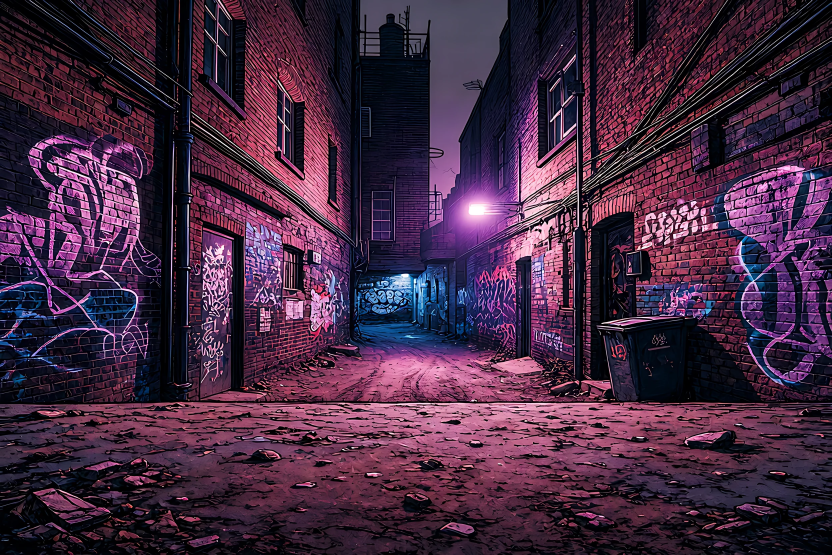
#> input picture stages/alley.webp, 2496 x 1664 px, given in place of ext.png, which was not available (shown at 1/3 size)
$ python floorfx.py
#> lines starting #> are read from the running program, lines starting #| are printed output that depends on the picture
"""Maps for the Kill Room's wet floor, from the painting itself:
killroom_wet.webp  - where the floor is wet (blood pools strongest), as alpha: the reflections of the tubes only land there
killroom_spec.webp - the floor's own bright highlights (the glints on the blood and water), in their own colour: brightened live so they shine"""
import numpy as np,cv2
from PIL import Image
im=np.asarray(Image.open('ext.png').convert('RGB')).astype(np.float32);H,W=im.shape[:2]
#> after `H, W = im.shape[:2]`: H = 1664; W = 2496
R,G,B=im[...,0],im[...,1],im[...,2];L=im.mean(2)
#> after `R, G, B = (im[..., 0], im[..., 1], im[..., 2])`:
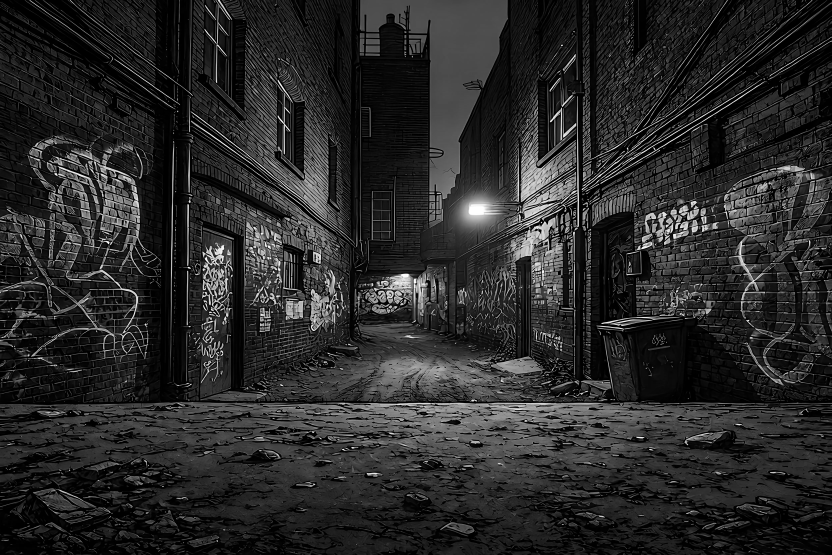
#> G: shape (1664, 2496) float32 (shown at 1/3 size); min 0, max 255, mean 41.7
#> after `L = im.mean(2)`:
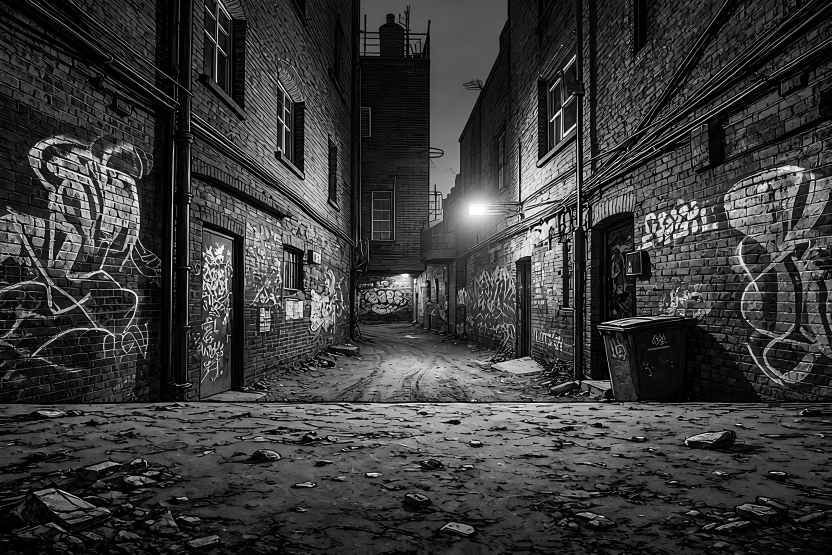
#> L: shape (1664, 2496) float32 (shown at 1/3 size); min 0, max 255, mean 59
y0,y1=390,516                              # the floor, from the wall's foot to the front lip
yy=np.arange(H)[:,None]*np.ones((1,W))
floor=np.clip((yy-y0)/10,0,1)*np.clip((y1-yy)/4,0,1)
# objects standing on the floor (table legs and crates, shelf, cart, door) are not floor: keep them out of the masks
obj=np.zeros((H,W),np.uint8)
for x0,a,x1,b in [(478,270,895,418),(225,140,382,416),(915,265,1018,394),(1045,110,1150,412),(170,90,232,428),(1150,90,1200,420)]:obj[a:b,x0:x1]=1
obj=cv2.dilate(obj,np.ones((5,5),np.uint8)).astype(np.float32)
floor*=1-obj
blood=np.clip((R-np.maximum(G,B)*1.35-12)/45,0,1)
wet=np.clip(blood*1.0+np.clip((L-60)/120,0,1)*.45,0,1)*floor
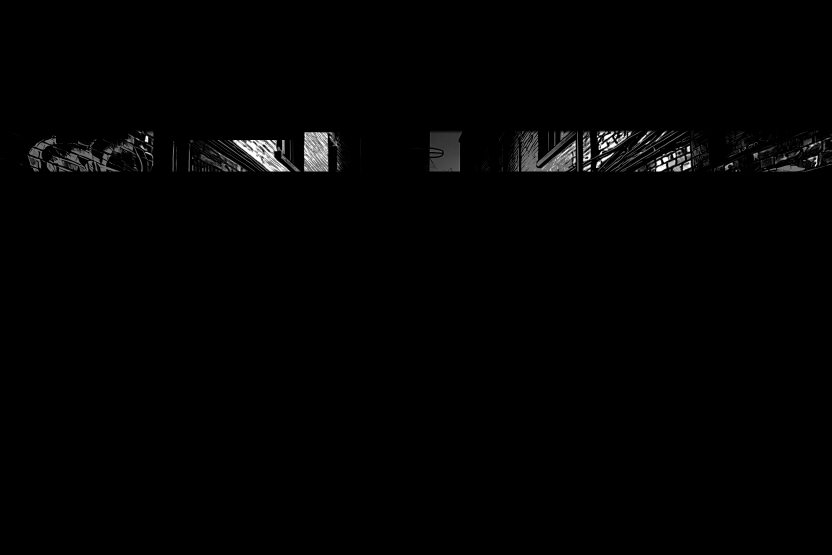
#> wet: shape (1664, 2496) float64 (shown at 1/3 size); min 0, max 1, mean 0.00972
wet=cv2.GaussianBlur(wet,(0,0),1.2)
hp=L-cv2.GaussianBlur(L,(0,0),4)
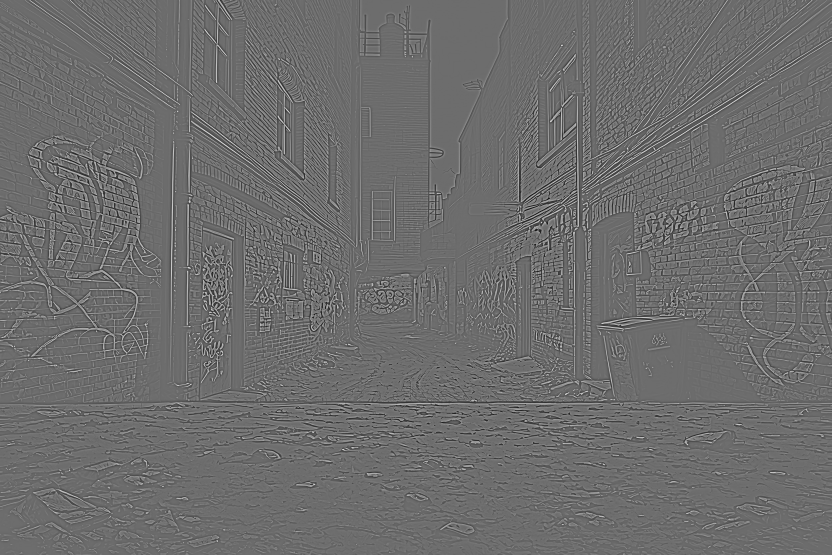
#> hp: shape (1664, 2496) float32 (shown at 1/3 size); min -171.1, max 228.2, mean 0; drawn with min black and max white
spec=np.clip((hp-14)/34,0,1)*floor*np.clip(wet*1.6,0,1)
spec=cv2.GaussianBlur(spec,(0,0),.7)
col=np.clip(im*1.2+40,0,255);col[...,1]=col[...,1]*.85+col[...,0]*.15*0;col=np.where((blood>.3)[...,None],np.dstack([np.full((H,W),255.),col[...,1]*.55,col[...,2]*.5]),col)
#> after `col = np.where((blood > 0.3)[..., None], np.dstack([np.full((H, W), 25`:
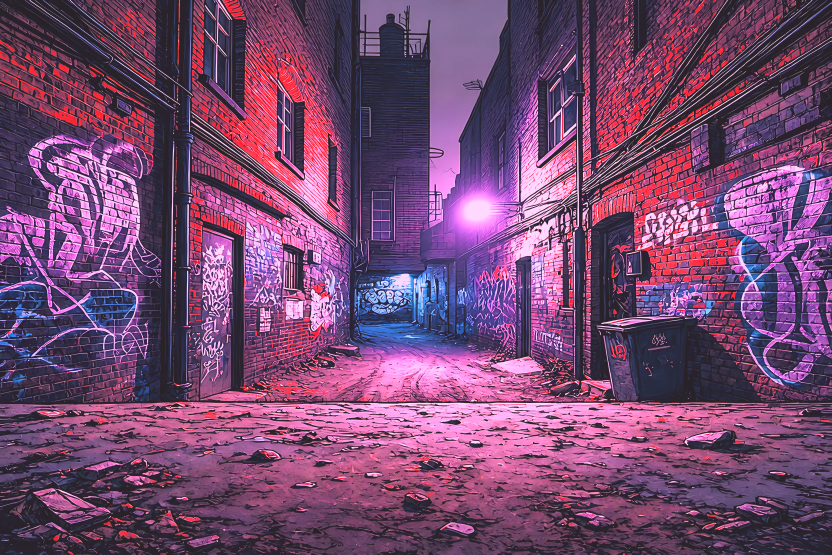
#> col: shape (1664, 2496, 3) float64 (shown at 1/3 size); mean R, G, B 120, 74.4, 114
def save(name,a,rgb):
#> called with name = 'killroom_wet'
    rgba=np.dstack([rgb,np.clip(a*255,0,255)]).astype(np.uint8);rgba[...,:3][rgba[...,3]==0]=0
    Image.fromarray(rgba[y0-4:y1+4],'RGBA').save(f'/home/claude/light/stages/{name}.webp','WEBP',lossless=True,quality=100,method=6)
save('killroom_wet',wet,np.full((H,W,3),255,np.float32))
save('killroom_spec',spec,col)
#> call 2 of save, with name = 'killroom_spec'
#> in save (call 2), `rgba = np.dstack([rgb, np.clip(a * 255, 0, 255)]).astype(np.uint8)`:
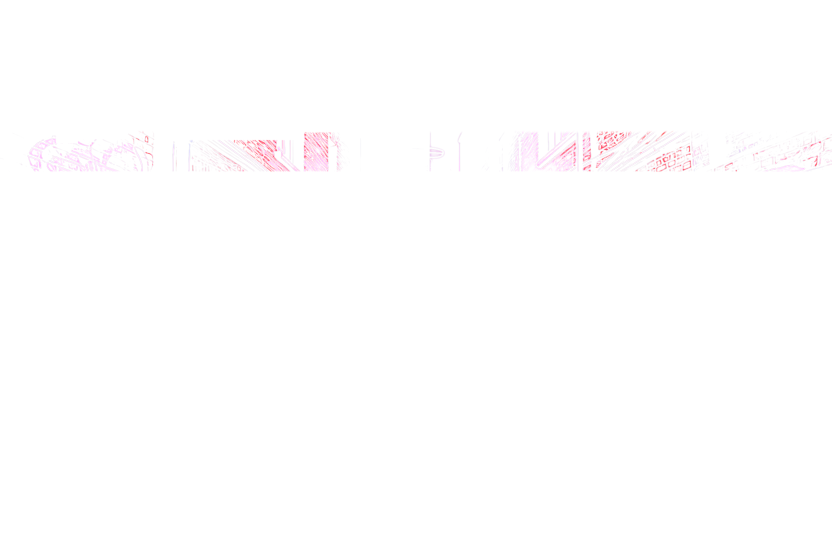
#> rgba: shape (1664, 2496, 4) (shown at 1/3 size); mean R, G, B, A 119.7, 74, 113.6, 1.4; transparent parts drawn white
#> in save (call 2), `Image.fromarray(rgba[y0-4:y1+4],'RGBA').save(f'/home/claude/light/stag..`:
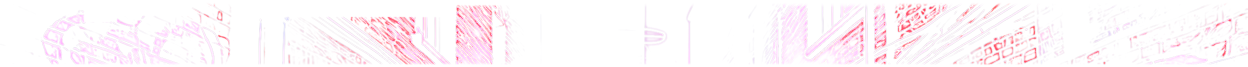
#> saved as killroom_spec.webp: PIL image 2496x134 RGBA (shown at 1/2 size); mean R, G, B, A 68.4, 36.6, 53.5, 17.6; transparent parts drawn white
#> (the run stopped early here; a loop or call above may not have finished)
